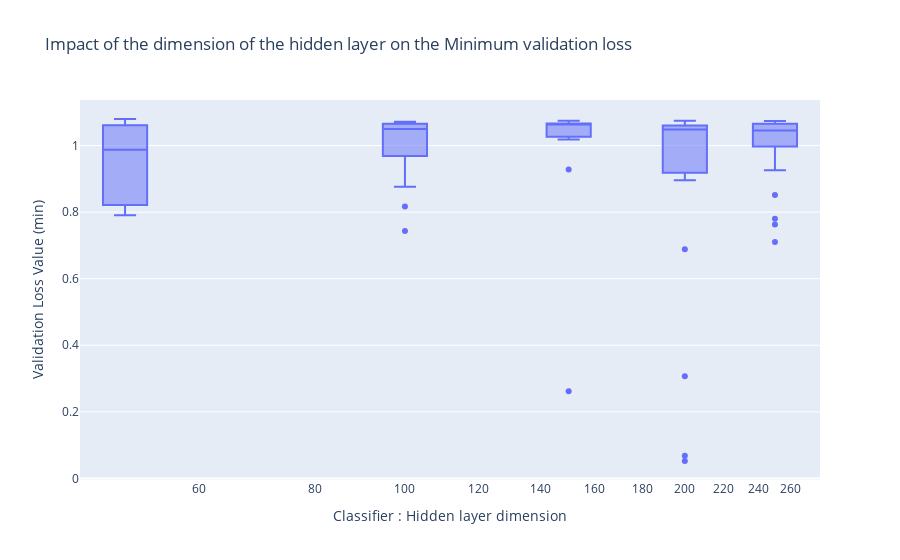

This figure's notebook cell:
### Code cell
fig = go.Figure(layout = {
   "xaxis":{
       "domain" : [0,1],
       "type" : "log",
        # "categoryorder" : "median ascending",
       "title" : "Classifier : Hidden layer dimension"
    },
   "yaxis":{"title" : "Validation Loss Value (min)"},
   "title" : {"text" : "Impact of the dimension of the hidden layer on the Minimum validation loss"},
})
fig.add_trace( go.Box(
                x = results["classifier_hiddenlayer_dim"], 
                y = results["min_valid_loss"],
                xaxis='x',
                name = "Validation"
))

fig

### Figure 1 — Plotly figure (JSON) as saved in the notebook; plotly's stock layout.template omitted (floating-point values rounded to 4 significant figures)
{"data": [{"name": "Validation", "type": "box", "x": [250, 200, 150, 100, 250, 50, 100, 200, 250, 50, 150, 50, 150, 250, 50, 250, 150, 150, 100, 50, 250, 50, 150, 250, 100, 100, 100, 200, 50, 250, 200, 250, 100, 50, 50, 250, 50, 50, 250, 100, 200, 50, 250, 250, 150, 200, 250, 200, 100, 250, 200, 50, 50, 200, 150, 250, 150, 150, 250, 200, 250, 50, 200, 200, 50, 250, 100, 100, 50, 250, 200, 250, 100, 50, 50, 100, 150, 200, 150, 200, 250, 100, 150, 50, 250, 250, 50, 50, 150, 200, 250, 200, 100, 200, 100, 150, 150, 50, 200, 50], "xaxis": "x", "y": [1.035, 0.6887, 1.067, 1.066, 1.065, 0.8039, 1.072, 1.067, 1.046, 0.8217, 1.063, 0.8123, 1.021, 1.059, 0.7934, 1.07, 1.032, 1.055, 1.031, 1.06, 0.8512, 1.065, 1.018, 1.071, 1.058, 1.069, 0.9166, 1.008, 0.8349, 1.07, 0.0523, 1.068, 1.058, 0.7967, 1.079, 1.053, 1.067, 0.9644, 1.074, 1.065, 1.061, 0.8207, 1.021, 1.044, 0.262, 1.071, 0.9276, 1.051, 0.8762, 1.038, 1.07, 1.058, 0.8998, 0.06775, 1.074, 0.9254, 0.9278, 1.066, 0.7629, 0.8959, 0.7101, 0.7903, 1.058, 1.075, 1.031, 1.066, 1.042, 1.061, 1.011, 1.032, 0.9841, 1.059, 1.02, 1.053, 1.08, 0.7433, 1.039, 1.055, 1.066, 1.048, 1.063, 1.071, 1.064, 1.072, 0.7799, 1.023, 1.054, 0.908, 1.064, 1.056, 1.056, 1.028, 0.8165, 1.043, 1.022, 1.065, 1.073, 1.062, 0.3067, 0.9296]}], "layout": {"title": {"text": "Impact of the dimension of the hidden layer on the Minimum validation loss"}, "xaxis": {"domain": [0, 1], "title": {"text": "Classifier : Hidden layer dimension"}, "type": "log"}, "yaxis": {"title": {"text": "Validation Loss Value (min)"}}}}
